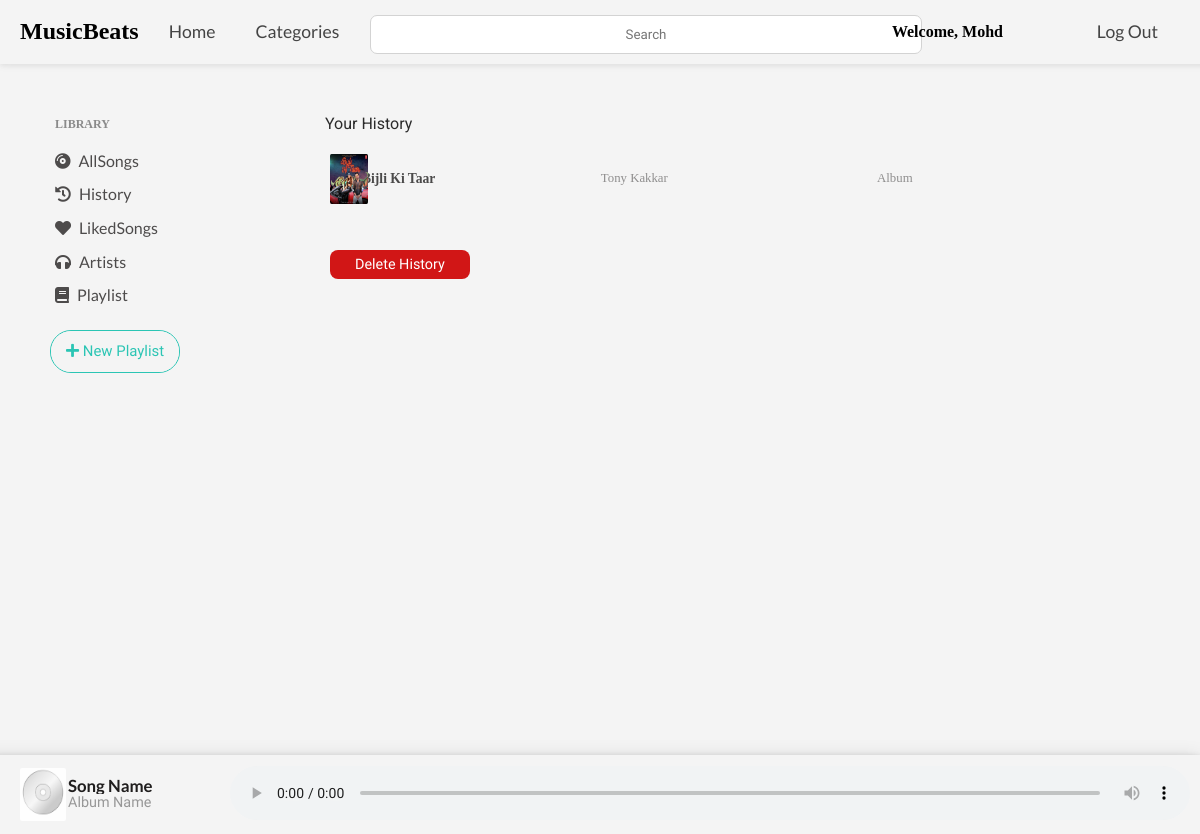
/history (signed in), run on an earlier commit of the app's database.
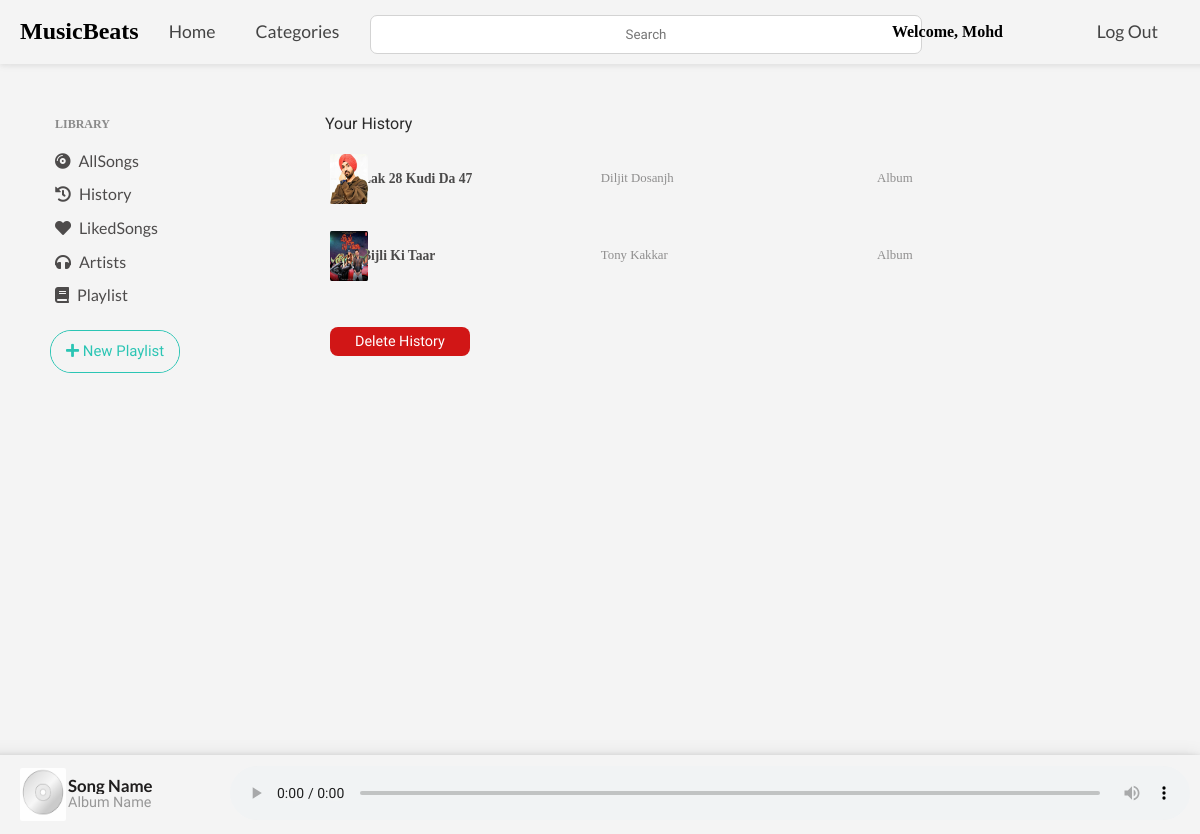
And on a later commit of the database.
### music_app/models.py (models this page shows, shortened)
class Song(models.Model):
    song_id = models.AutoField(primary_key=True)
    count = models.IntegerField(default=0)
    name = models.CharField(max_length=200)
    tags = models.CharField(choices=tags, max_length=20, default='Classical')
    genre = models.CharField(choices=genre, max_length=20, default='Album')
    language = models.CharField(choices=language, max_length=20, default='Hindi')
    year = models.CharField(choices=yearOfRelease, max_length=20, default='2021')
    singer1 = models.CharField(max_length=200)
    singer2 = models.CharField(max_length=200, default='')
    productionHouse = models.CharField(choices=productionHouse, max_length=20, default='Unknown')
    movie = models.CharField(max_length=500, default="")
    image = models.ImageField(upload_to="images")
    song = models.FileField(upload_to='songs')

### music_app/views.py (the view)
# urls.py: path('history', views.history, name="history"),
def history(request):
        user = request.user
        if user.is_authenticated:
            myPlaylists = list(Playlist.objects.filter(user=user))
        if request.method=="POST":
            History.objects.filter(user=request.user).delete()
            message="Successful"
            return HttpResponse(json.dumps({'message': message}))
        else:
            recentSongs = History.objects.filter(user=request.user)
            ids = []
            for i in recentSongs:
                ids.append(i.music_id)
            preserved = Case(*[When(pk=pk, then=pos) for pos, pk in enumerate(ids)])
            recentSongs = list(Song.objects.filter(song_id__in=ids).order_by(preserved))
            return render(request, 'history.html', {'history': recentSongs, 'myPlaylists':myPlaylists})

### music_app/templates/history.html (shortened to what this page needs)
{%extends 'header.html'%}
{% block body %}
{% load static %}
<body>
    <div id="body-center">
        <p class="headings">Your History</p>
        <div id="playlist">
            {% if history %}
            {% for i in history reversed %}
            <div id="sameMovieCard">
                <div class="container_songpost">
                    <img src="{{i.image.url}}" id="A_{{i.song_id}}" />
                    <div class="overlay_songpost"></div>
                </div>
                <div class="songpost_data">
                    <h5 class="song-name" id="B_{{i.song_id}}">
                        {{i.name}}</h5>
                    <p class="singer-name">{{i.singer1}}</p>
                    <p class="movie-name" id="C_{{i.song_id}}">
                        {{i.movie}}</p>
                </div>
            </div>
            {% endfor %}
            {% else %}
            <h3 class="headings">Your History is Currently Empty</h3>
            {% endif %}
        </div>
        <div>
            <button id="delete-btn" onclick="deleteHistory(this)">Delete History</button>
        </div>
    </div>
    <div id="audio_main" class="audio-decs">
        <div class="audio-data">
            <img id="audio-img" style="height: 53px; width: 64%; border-radius: 4%; margin: 3px 0px 3px 30px;"
                src="{% static 'staticDisk.jpg' %}" alt="Image here">
            <div style="margin: auto 6px;">
                <h4 id="audio-song">Song Name</h4>
                <p id="audio-movie" style="color: rgb(151, 151, 151);">Album Name</p>
            </div>
        </div>
        <div style="margin: auto 0px;">
            <audio preload="none" controls id="audioPlayer">
            </audio>
        </div>
    </div>
    {% endblock %}

### music_app/templates/header.html (shortened to what this page needs)
<!doctype html>
<html lang="en">
{% load static %}
{% load socialaccount %}
<head>
    <link rel="stylesheet" href="https://unpkg.com/flickity@2/dist/flickity.min.css">
    <link rel="stylesheet" href="https://pro.fontawesome.com/releases/v5.10.0/css/all.css"
 />
    <link rel="stylesheet" href="{% static 'hamburgerNavbar.css' %}">
    <link rel="stylesheet" href="{% static 'navbar.css' %}">
    <link rel="stylesheet" href="{% static 'centerBody.css' %}">
    <link rel="stylesheet" href="{% static 'leftBody.css' %}">
    <link rel="stylesheet" href="{% static 'audioBar.css' %}">
    <link rel="stylesheet" href="{% static 'playlistPopUp.css' %}">
    <link rel="stylesheet" href="{% static 'loginSignup.css' %}">
    <link rel="stylesheet" href="{% static 'loader.css' %}">
    <link rel="stylesheet" href="{% static 'footer.css' %}">
    <link rel="stylesheet" href="{% static 'mediaQueries.css' %}">
    <link rel="stylesheet" href="{% static 'alert.css' %}">
    <link rel="stylesheet" href="{% static 'customScrollBar.css' %}">
</head>
<body>
    <div id="navbar">
        <div id="nav-left">
            <h2 style="margin: auto 10px;">MusicBeats</h2>
            <a style="margin: auto 10px;" href="/">Home</a>
            <a style="margin: auto 10px;" href="">Categories</a>
        </div>
        <div id='nav-center'>
            <form class="searchBar" autocomplete="off" method="POST" action="/searchResults"> {% csrf_token %}
                <input type="text" class="searchText" name="data" placeholder="Search">
            </form>
        </div>
        <div id="nav-right">
            {% if user.is_authenticated %}
            <h4 style="margin: auto;">Welcome, {{user.first_name}}</h4>
            <a style="margin: auto;" href="/logout">Log Out</a>
            {% else %}
            <a id="modal_trigger" href="#modal">Login or Register</a>
            {% endif %}
        </div>
    </div>
    <div id="body-left">
        <div>
            <p
                style="margin: 5px; font-size: 0.75rem; font-weight: 700; line-height: 2.5; color: rgb(138, 138, 138); text-align: left;">
                LIBRARY</p>
            <a class="left-panel-btn" href="/allSongs"><i class="fas fa-compact-disc"></i> AllSongs</a><br>
            {% if user.is_authenticated %}
            <a class="left-panel-btn" href="/history"><i class="fas fa-history"></i> History</a><br>
            {% endif %}
            {% if user.is_authenticated %}
            <a class="left-panel-btn" href="/likesong"><i class="fas fa-heart"></i> LikedSongs</a><br>
            {% endif %}
            <a class="left-panel-btn"><i class="fas fa-headphones"></i> Artists</a><br>
            <a class="left-panel-btn"><i class="fas fa-book"></i> Playlist</a><br>
            <br>
            {% if user.is_authenticated %}
            <a class="glow-on-hover"
                onclick="document.getElementById('modal-wrapper-playlist').style.display='block'"><i
                    class="fas fa-plus"></i> New Playlist</a>
            {% endif %}
            <br>
            <br>
        </div>
    </div>
    {% block body %}
    {% endblock %}
</body>
</html>

### music_app/static/hamburgerNavbar.css (style rules this page uses)
* { margin: 0; padding: 0; }
body { width: 100%; height: 139px; background-color: rgb(244, 244, 244); overflow: hidden; }
html { scroll-behavior: smooth; }

### music_app/static/navbar.css (style rules this page uses)
#navbar { width: 100%; padding: 10px; display: grid; grid-template-columns: 30% 40% 30%; overflow: hidden; box-shadow: 0 2px 4px 0 rgba(0, 0, 0, 0.05), 0 1px 10px 0 rgba(0, 0, 0, 0.05); }
#nav-right { display: flex; }
#nav-left { display: flex; }
#navbar a { text-decoration: none; padding: 10px; font-family: 'Lato', sans-serif; cursor: pointer; font-size: 1.1rem; color: rgb(68, 68, 68); }
.searchText { width: 550px; height: 2.3rem; border-radius: 7px; margin: 5px auto 0px auto; text-align: center; color: rgb(130, 131, 131); border: 1px solid rgb(211, 211, 211); font-family: 'Baloo Bhai 2', cursive; }

### music_app/static/centerBody.css (style rules this page uses)
#body-center { height: 550px; padding: 20px; margin-left: 240px; padding-right: 40px; overflow: auto; }

### music_app/static/leftBody.css (style rules this page uses)
#body-left { width: 150px; height: 700px; background-repeat: repeat-y; overflow: hidden; position: absolute; padding: 40px 0px 30px 50px; }
.left-panel-btn { font-family: 'Lato', sans-serif; margin: 5px; font-size: 1rem; line-height: 2.1; word-spacing: 0.3rem; color: rgb(77, 75, 75); text-decoration: none; text-align: left; cursor: pointer; }
.glow-on-hover { display: inline-block; text-decoration: none; vertical-align: middle; font-family: 'Baloo Bhai 2', cursive; padding: 6px 27px; font-size: .93333rem; line-height: 1.4; padding: 10px 15px 10px 15px; border: 1px solid #2bc5b4; outline: none; color: #2bc5b4; background: rgb(244, 244, 244); cursor: pointer; position: relative; z-index: 0; border-radius: 21px; }
.glow-on-hover:before { content: ''; background: linear-gradient(45deg, #4cdac2, #00ffd5, #079c8b, #8feede); position: absolute; top: -2px; left:-2px; background-size: 400%; z-index: -1; filter: blur(2px); width: calc(100% + 4px); height: calc(100% + 4px); animation: glowing 20s linear infinite; opacity: 0; transition: opacity .4s ease-in-out; border-radius: 21px; }
.glow-on-hover:after { z-index: -1; content: ''; position: absolute; width: 100%; height: 100%; background: rgb(244, 244, 244); left: 0; top: 0; border-radius: 21px; }

### music_app/static/audioBar.css (style rules this page uses)
.audio-decs { display: grid; grid-template-columns: 20% 80%; position: fixed; bottom: 0px; right: 0px; width: 100%; padding: 10px; z-index: 1; background-color: rgb(244, 244, 244); box-shadow: 0 4px 8px 0 rgba(0, 0, 0, 0.3), 0 6px 20px 0 rgba(0, 0, 0, 0.19); }
.audio-data { display: grid; grid-template-columns: 30% 80%; }
.audio-decs h4 { font-family: 'Lato', sans-serif; line-height: 1; font-size: 1.05rem; color: rgb(31, 29, 29); white-space: nowrap; overflow: hidden; text-overflow: ellipsis; }
.audio-decs p { font-family: 'Baloo Bhai 2', cursive; font-size: 0.9rem; color: rgb(156, 156, 156); white-space: nowrap; overflow: hidden; text-overflow: ellipsis; }
#audioPlayer { width: 100%; }

### music_app/templates/history.html (style rules this page uses)
#body-center { height: 550px; padding: 20px; margin-left: 240px; padding-right: 40px; overflow: auto; }
#sameMovieCard { margin: 5px 150px 5px 20px; display: grid; grid-template-columns: 10% 90%; padding: 10px 5px; transition: 0.3s; }
.headings { margin: 30px 10px 10px 65px; font-size: 1rem; font-family: 'Roboto', sans-serif; color: rgb(43, 43, 43); }
#playlist { list-style: none; }
.container_songpost { border-radius: 4%; position: relative; margin: 1px 0px 1px 45px; width: 75%; height: 50px; }
.overlay_songpost { position: absolute; border-radius: 4%; top: 0; left: 0; width: 70%; height: 50px; background: rgba(0, 0, 0, 0); transition: background 0.5s ease; }
.container_songpost img { border-radius: 4%; position: absolute; width: 70%; margin: auto; height: 50px; left: 0; }
.songpost_data { display: grid; grid-template-columns: 33% 33% 34%; }
.singer-name { margin: auto 30px; color: rgb(143, 142, 142); font-size: 0.8rem; }
.song-name { margin: auto 5px; color: rgb(75, 74, 74); font-size: 0.85rem; }
.movie-name { margin: auto; color: rgb(143, 142, 142); font-size: 0.8rem; }
#delete-btn { text-decoration: none; text-align: center; font-family: 'Baloo Bhai 2', cursive; border: none; padding: 6px 25px; margin: 30px 0px 0px 70px; font-size: 0.9rem; outline: none; color: white; background-color: #d11616; cursor: pointer; border-radius: 8px; transition: 0.3s; }

What changed in the data, as far as the page shows it:
now on this page (row edited): Song: image (picture), name "Lak 28 Kudi Da 47", singer1 "Diljit Dosanjh", movie "Album"
